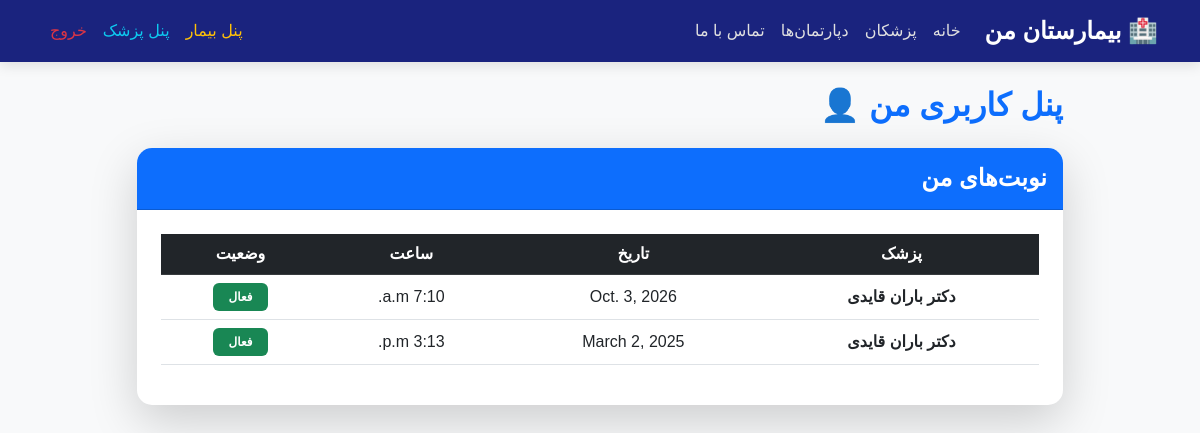
Page /dashboard/ (signed in) on the earlier database version.
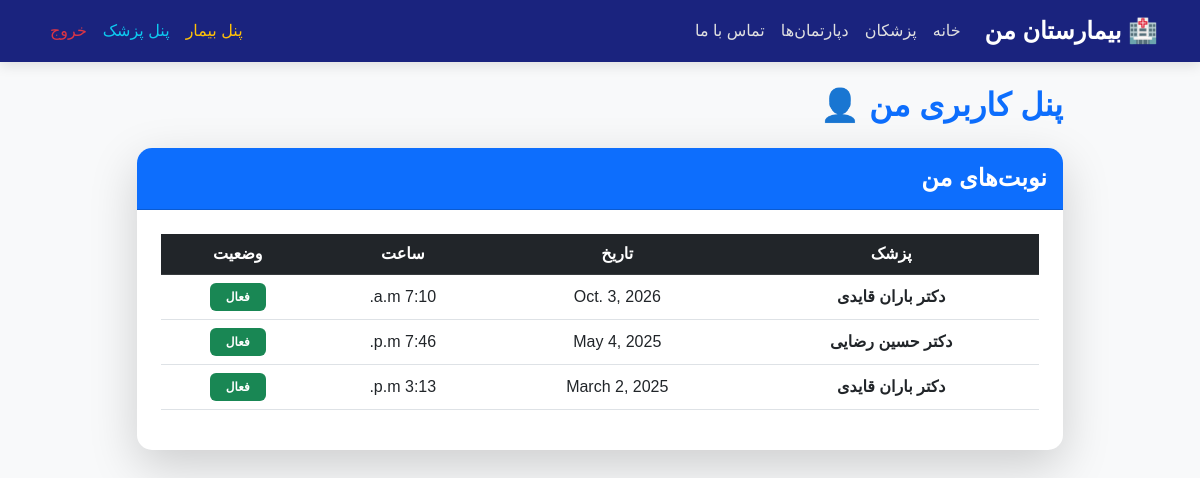
Same page on the later database version.
### hospital/models.py (models this page shows, shortened)
class Appointment(models.Model):
    doctor = models.ForeignKey(Doctor, on_delete=models.CASCADE, verbose_name="پزشک")
    patient = models.ForeignKey(Patient, on_delete=models.CASCADE, verbose_name="بیمار")
    date = models.DateField(verbose_name="تاریخ")
    time = models.TimeField(verbose_name="ساعت")
    is_active = models.BooleanField(default=True, verbose_name="فعال")
    class Meta:
        verbose_name = "نوبت"
        verbose_name_plural = "نوبت‌ها"

class Doctor(models.Model):
    user = models.OneToOneField('auth.User', on_delete=models.CASCADE, null=True, blank=True, verbose_name="کاربر")
    first_name = models.CharField(max_length=50, verbose_name="نام")
    last_name = models.CharField(max_length=50, verbose_name="نام خانوادگی")
    department = models.ForeignKey(Department, on_delete=models.CASCADE, verbose_name="دپارتمان")
    specialty = models.CharField(max_length=100, verbose_name="تخصص")
    class Meta:
        verbose_name = "پزشک"
        verbose_name_plural = "پزشکان"

### hospital/views.py (the view)
# urls.py: path('dashboard/', views.patient_dashboard, name='patient_dashboard'),
@login_required
def patient_dashboard(request):
    appointments = Appointment.objects.filter(patient__user=request.user).order_by('-date')
    return render(request, 'dashboard.html', {'appointments': appointments})

### hospital/templates/dashboard.html (shortened to what this page needs)
{% extends 'base.html' %}
{% block content %}
<div class="row justify-content-center">
    <div class="col-md-10">
        <h2 class="mb-4 text-primary fw-bold">پنل کاربری من 👤</h2>
        <div class="card shadow-lg border-0" style="border-radius: 15px;">
            <div class="card-header bg-primary text-white py-3" style="border-radius: 15px 15px 0 0;">
                <h4 class="mb-0 fw-bold">نوبت‌های من</h4>
            </div>
            <div class="card-body p-4">
                <table class="table table-hover text-center align-middle">
                    <thead class="table-dark">
                        <tr>
                            <th>پزشک</th>
                            <th>تاریخ</th>
                            <th>ساعت</th>
                            <th>وضعیت</th>
                        </tr>
                    </thead>
                    <tbody>
                        {% for app in appointments %}
                        <tr>
                            <td class="fw-bold">دکتر {{ app.doctor.first_name }} {{ app.doctor.last_name }}</td>
                            <td>{{ app.date }}</td>
                            <td>{{ app.time }}</td>
                            <td>
                                {% if app.is_active %}
                                    <span class="badge bg-success px-3 py-2">فعال</span>
                                {% else %}
                                    <span class="badge bg-danger px-3 py-2">لغو شده</span>
                                {% endif %}
                            </td>
                        </tr>
                        {% empty %}
                        <tr>
                            <td colspan="4" class="text-muted p-4">شما هیچ نوبتی ندارید.</td>
                        </tr>
                        {% endfor %}
                    </tbody>
                </table>
            </div>
        </div>
    </div>
</div>
{% endblock %}

Differences in the rows shown:
added Appointment: doctor.first_name "حسین", doctor.last_name "رضایی", date "May 4, 2025", time "7:46 p.m.", is_active "فعال"
